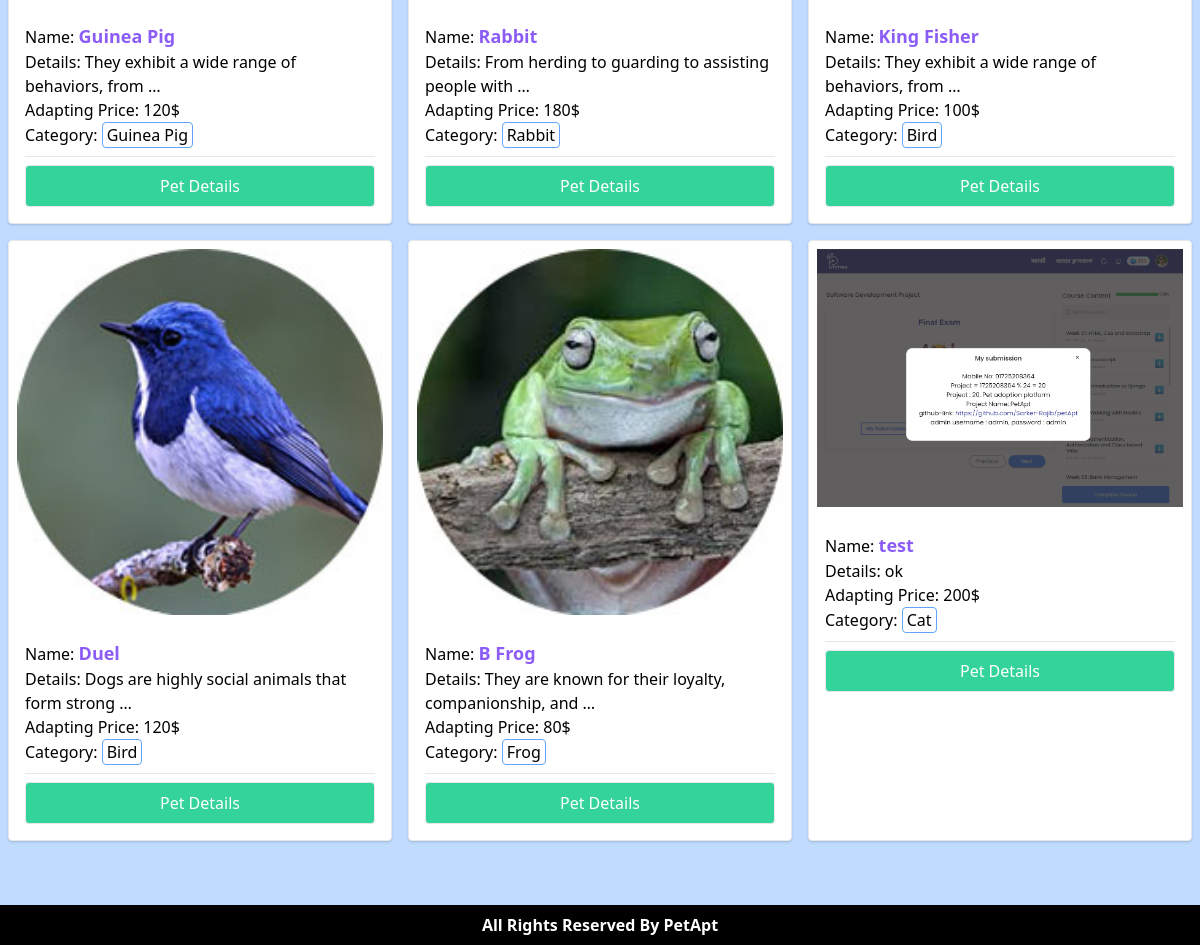
Before: / (lower part) with the older database file.
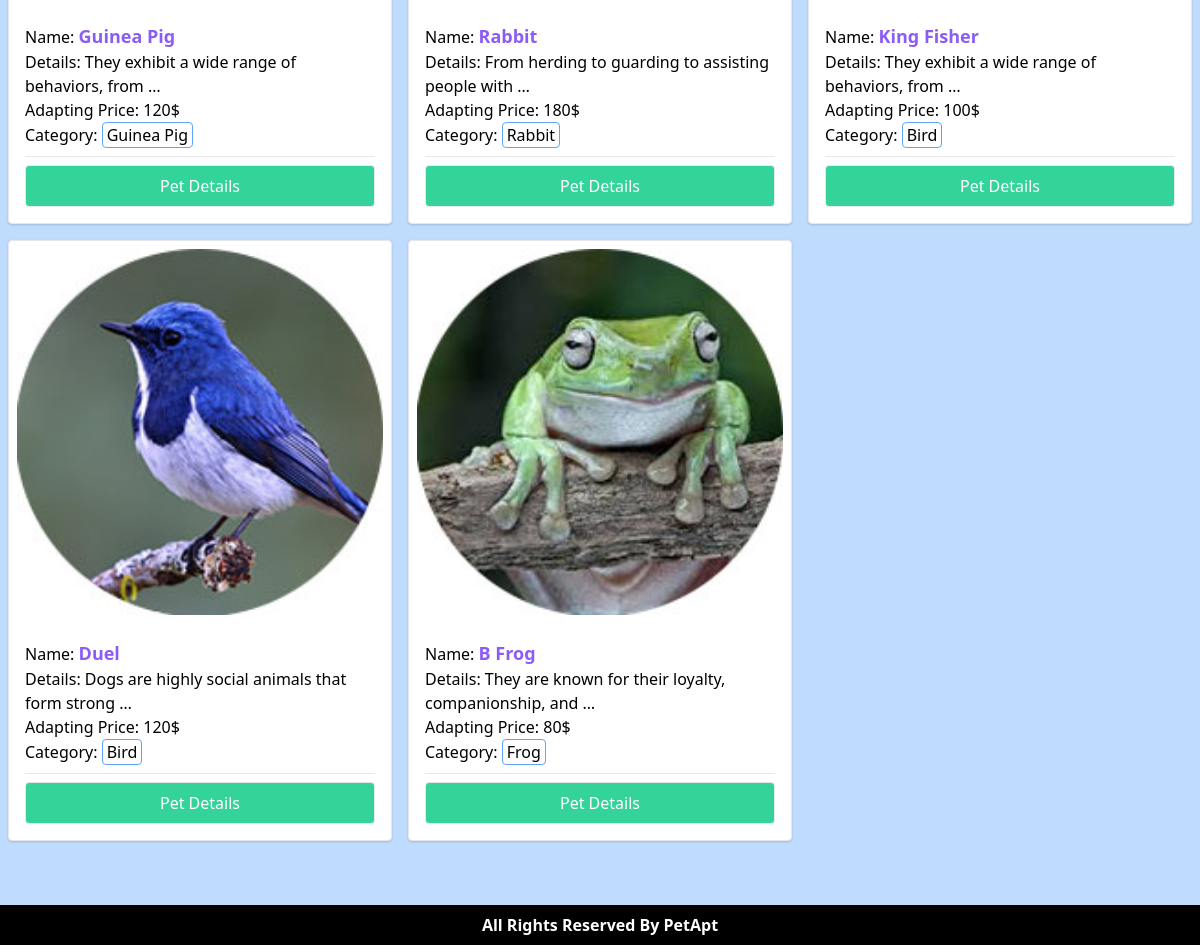
After: the same page with the newer database file.
### Pets/models.py (models this page shows, shortened)
class Pet(models.Model):
    image = models.ImageField(upload_to='pets/media/images/')
    title = models.CharField(max_length = 40)
    description = models.TextField()
    adapt_price = models.IntegerField()
    category = models.ForeignKey(PetCategory, on_delete=models.CASCADE)

class PetCategory(models.Model):
    name = models.CharField(max_length=30)
    slug = models.SlugField(max_length=80)
    def __str__(self):
        return self.name

### PetApt/views.py (the view)
# urls.py: path('', home, name='home'),
def home(request, category_slug=None):
    pets = models.Pet.objects.all()
    category = models.PetCategory.objects.all()
    if category_slug is not None:
        filterOption = models.PetCategory.objects.get(slug = category_slug)
        pets = models.Pet.objects.filter(category = filterOption)
    return render(request, 'index.html', {'pets': pets, 'category': category})

### templates/index.html (shortened to what this page needs)
{% extends 'base.html' %}
{% block content %}
<div class="pt-2 grid md:grid-cols-2 lg:grid-cols-3 grid-cols-1 xl:grid-cols-4 gap-4">
    {% for pet in pets %}
    <div class="pet-card border bg-white shadow rounded">
        <div class="p-2">
            <img src={{pet.image.url}} alt="pet" class="w-full">
        </div>
        <div class="p-4">
            <p>Name: <span class="text-lg font-bold text-purple-500">{{pet.title}}</span></p>
            <p>Details: {{pet.description | truncatewords:8}}</p>
            <p>Adapting Price: {{pet.adapt_price}}$</p>
            <p>Category: <span class="rounded border inline-block px-1 border-blue-400">{{pet.category}}</span> </p>
            <hr class="my-2">
            <a href="{% url 'petDetails' pet.id %}"
                class="rounded w-full text-center text-white hover:bg-green-500 border bg-green-400 px-6 py-2 inline-block">
                Pet Details
            </a>
        </div>
    </div>
    {% endfor %}
</div>
<br>
{% endblock %}

Changed rows visible on the page:
removed Pet: image (picture), title "test", description "ok", adapt_price "200", category "Cat"
